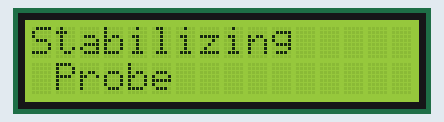
Simulated run of this sketch. Board: Arduino Uno, built with avr-gcc and run on an emulated ATmega328P. Parts: 16×2 character LCD.

Above: at 0.1 s.
At 1.1 s:
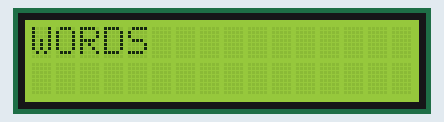
At 2.1 s:
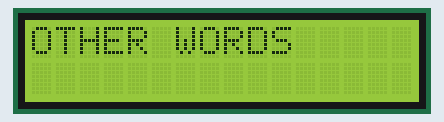

The sketch:

LcdTest.ino
```cpp
#include <LiquidCrystal.h>

// initialize the library with the numbers of the interface pins
LiquidCrystal lcd(4, 5, 6, 7, 8, 9);

void setup() {

  /********** LCD SETUP **********/
  // set up the LCD's number of columns and rows:
  lcd.begin(16, 2);
  lcd.setCursor(0, 0);
  lcd.print("Stabilizing ");
   lcd.setCursor(0, 1);
  lcd.print(" Probe");
  delay(1000);
}

void clearLCD()
{
  lcd.setCursor(0, 0);
  lcd.print("            ");
  lcd.setCursor(0, 1);
  lcd.print("            ");
}// clearLCD

void loop() {
  clearLCD(); lcd.setCursor(0, 0); lcd.print("WORDS");

  delay(1000);

  clearLCD(); lcd.setCursor(0, 0); lcd.print("OTHER WORDS");
  delay(1000);
}
```

Measured:
- what the display in image 1 shows lasts 1.0 s, from 1.1 s to 2.1 s
